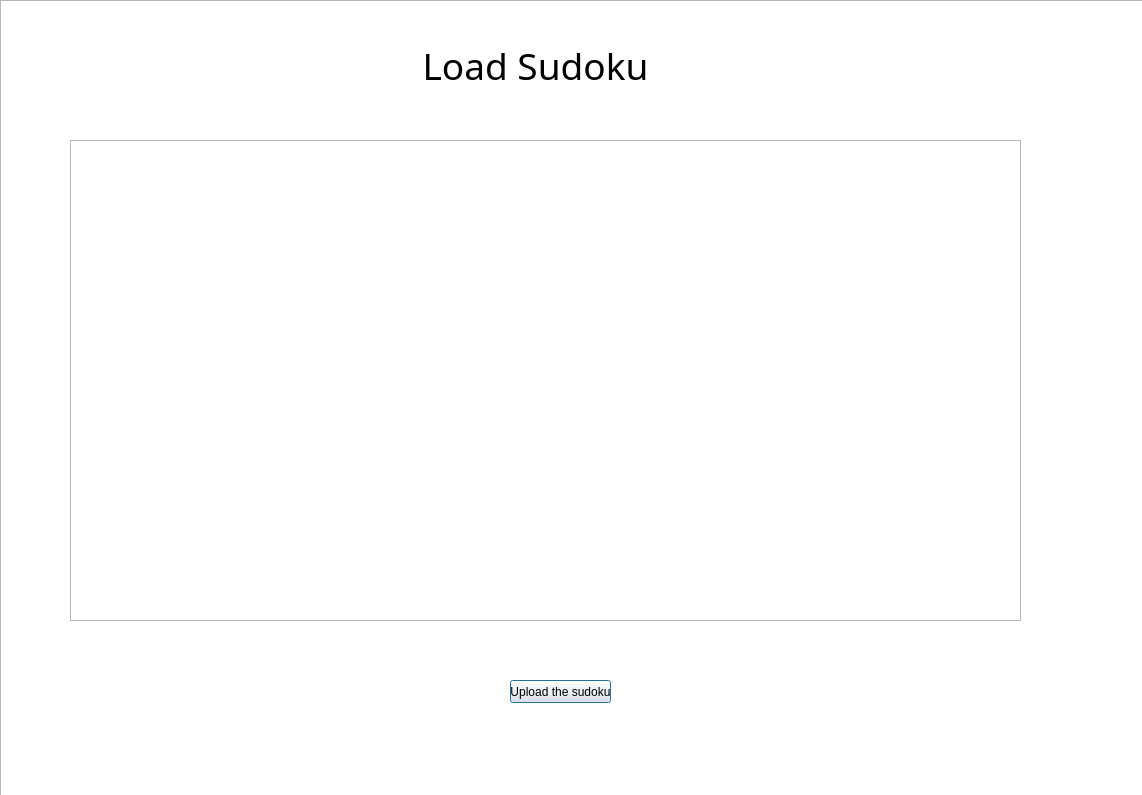
<?xml version="1.0" encoding="UTF-8"?>
<ui version="4.0">
 <class>LoadSudokuDialog</class>
 <widget class="QDialog" name="LoadSudokuDialog">
  <property name="geometry">
   <rect>
    <x>0</x>
    <y>0</y>
    <width>1142</width>
    <height>795</height>
   </rect>
  </property>
  <property name="windowTitle">
   <string>Dialog</string>
  </property>
  <widget class="QTableView" name="tableView">
   <property name="geometry">
    <rect>
     <x>0</x>
     <y>0</y>
     <width>1151</width>
     <height>801</height>
    </rect>
   </property>
  </widget>
  <widget class="QPushButton" name="UploadSudokuPB">
   <property name="geometry">
    <rect>
     <x>510</x>
     <y>680</y>
     <width>101</width>
     <height>23</height>
    </rect>
   </property>
   <property name="text">
    <string>Upload the sudoku</string>
   </property>
  </widget>
  <widget class="QLabel" name="label">
   <property name="geometry">
    <rect>
     <x>370</x>
     <y>50</y>
     <width>331</width>
     <height>31</height>
    </rect>
   </property>
   <property name="font">
    <font>
     <family>Felix Titling</family>
     <pointsize>28</pointsize>
    </font>
   </property>
   <property name="text">
    <string>Load Sudoku</string>
   </property>
   <property name="alignment">
    <set>Qt::AlignCenter</set>
   </property>
  </widget>
  <widget class="QTableView" name="sudokuListTableView">
   <property name="geometry">
    <rect>
     <x>70</x>
     <y>140</y>
     <width>951</width>
     <height>481</height>
    </rect>
   </property>
  </widget>
 </widget>
 <tabstops>
  <tabstop>UploadSudokuPB</tabstop>
  <tabstop>sudokuListTableView</tabstop>
  <tabstop>tableView</tabstop>
 </tabstops>
 <resources/>
 <connections/>
</ui>
